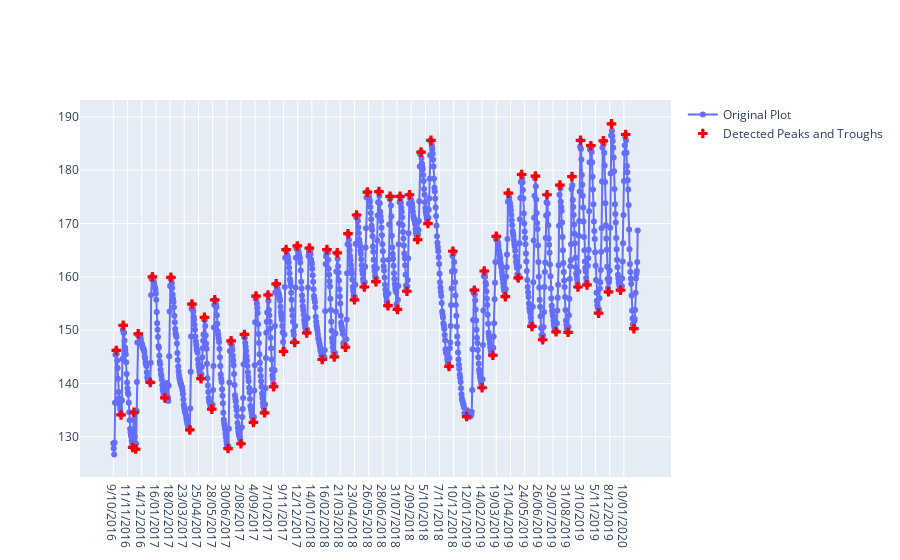

The code cell stored with this chart in its notebook:
### Code cell
fig = go.Figure()
fig.add_trace(go.Scatter(
    x = df['date'],
    y = df['value'],
    mode='lines+markers',
    name='Original Plot'
))

fig.add_trace(go.Scatter(
    x = df2['date'],
    y = df2['value'],
    mode='markers',
    marker=dict(
        size=8,
        color='red',
        symbol='cross'
    ),
    name='Detected Peaks and Troughs'
))


fig.show()
